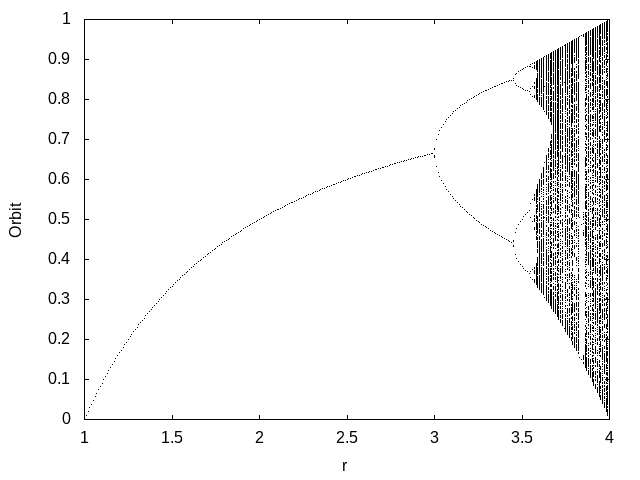

Source code (gnuplot):
reset


# pause -1

set terminal png
set output "feigenbaum_diagram.png"

set xrange[1:4]

set xlabel "r"
set ylabel "Orbit"

plot "feigenbaum_diagram.txt" u 1:2 ps 0.1 lc black notitle

reset